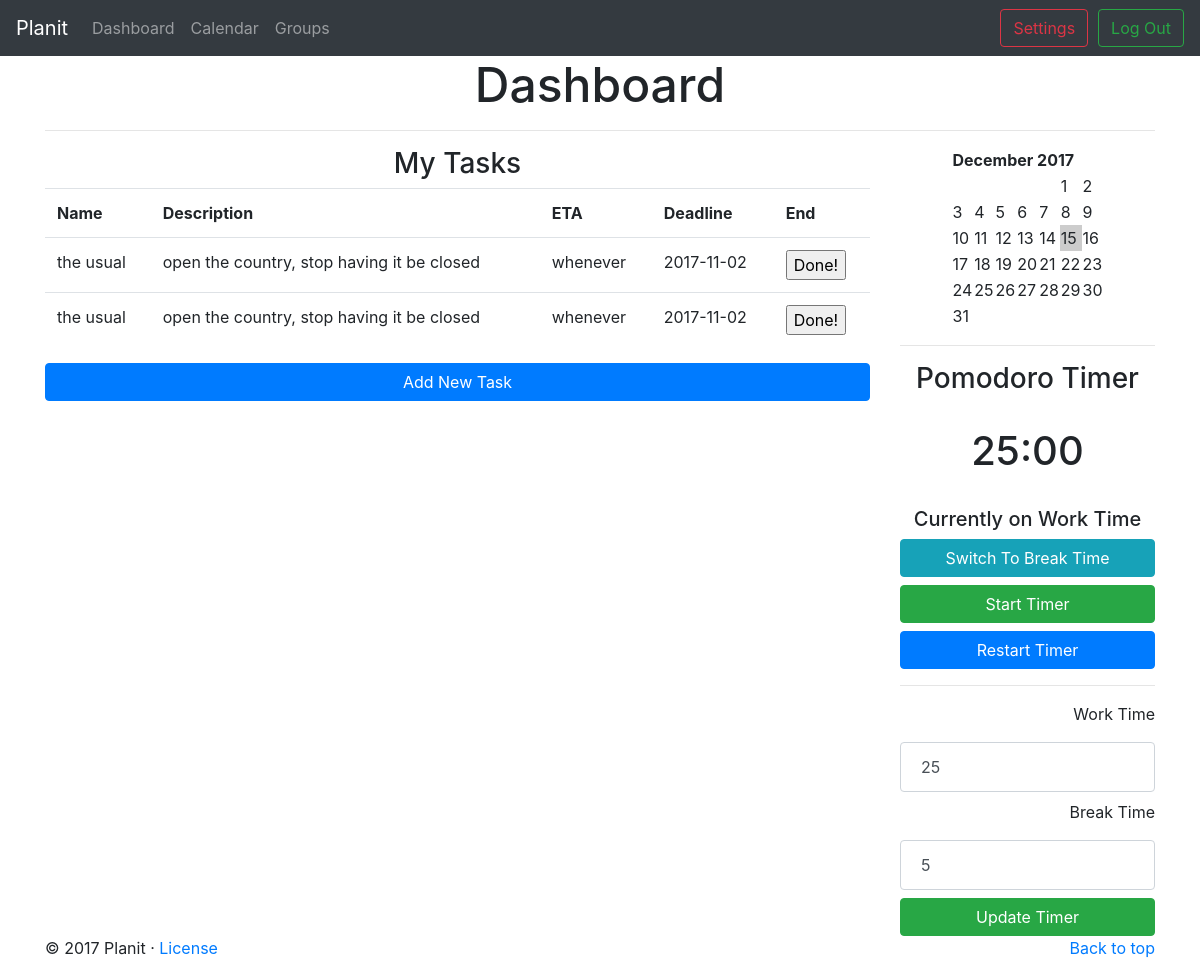
/content/dashboard.php (signed in), run on an earlier commit of the app's database.
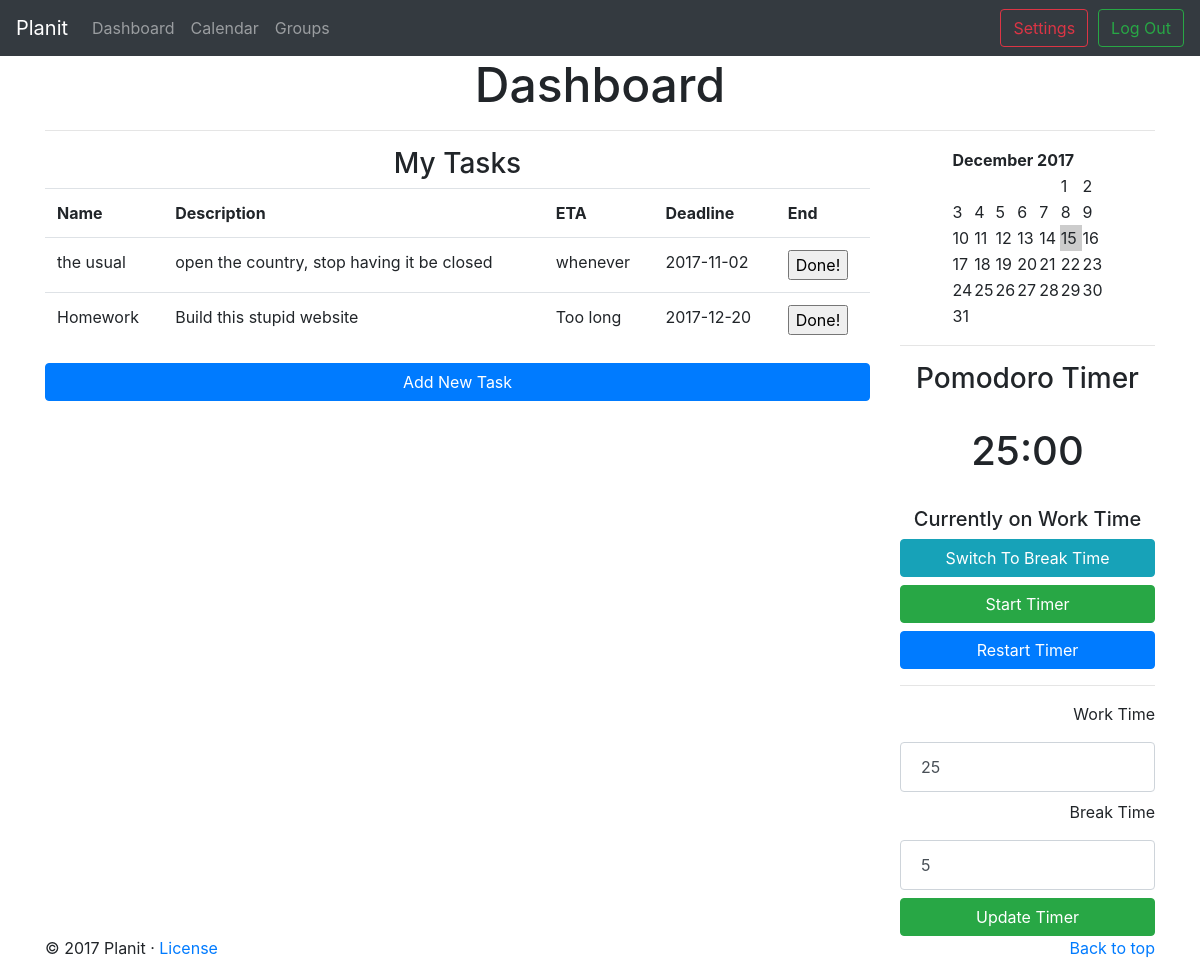
And on a later commit of the database.
### tables this page shows
create table if not exists `tasks` (
	`task_id` integer auto_increment primary key,
	`username` char(40) references users(username),
	`task_name` varchar(40) not null,
	`deadline` datetime,
	`description` varchar(140),
	`ETA` varchar(40),
    `complete` tinyint(1) not null default 0
);

### php/load_tasks.php (the view, shortened to what this page needs)
<?php
    $connection = mysqli_connect('localhost', 'root', 'password', 'planit');
    $query = "SELECT * FROM tasks WHERE username = '{$_SESSION['login_user']}'";
    $resultset = mysqli_query($connection,$query);
    echo "<table class = \"table\">";
    echo "<tr>";
    echo "<th>Name</th>";
    echo "<th>Description</th>";
    echo "<th>ETA</th>";
    echo "<th>Deadline</th>";
    echo "<th>End</th>";
    echo "</tr>";
    while ($row = mysqli_fetch_array($resultset, MYSQLI_NUM)) {
        if($row[6] == 0){
            echo "<tr>";
            echo "<td>$row[2]</td>";
            echo "<td>$row[4]</td>";
            echo "<td>$row[5]</td>";
            $dateString = explode(" ", $row[3]);
            echo "<td>$dateString[0]</td>";
            echo "<td><input type=\"submit\" class=\"button\" name=\"".$row[0]."\" value=\"Done!\"/></td>";
            echo "</tr>";
        }
    }
    echo "</table>";
?>

### content/dashboard.php (shortened to what this page needs)
<!DOCTYPE html>
<html>
<head>
    <?php
        include('../templates/headercontent.php')
    ?>
</head>
<body>
    <?php
        include('../templates/navbar.php');
    ?>
    <div class="container">
        <h1 class="text-center">
            <font size="7">Dashboard</font>
        </h1>
        <hr>
        <div class="row">
            <div class="col-md-9">
                <h3 class="text-center">My Tasks</h3>
                <div class="table-responsive">
                    <?php
                        include('../php/load_tasks.php');
                    ?>
                </div>
                <button id = "new_task_button" class="btn btn-block btn-primary" type="button" data-toggle="modal" data-target="#taskModal">Add New Task</button>
            </div>
            <div class="col-md-3" align='right'>
                <?php
                    include('../php/tiny_calendar.php');
                ?>
                <hr>
                <h3 class="text-center">Pomodoro Timer</h3>
                <br>
                <h1 class="text-center" id="timer-text">00:00</h1>
                <br>
                <h5 class="text-center" id="timeIndicator">Currently on Work Time</h5>
                <button class="btn btn-block btn-top btn-info" id="toggleWork">Switch To Break Time</button>
                <button class="btn btn-block btn-top btn-success" id="pauseBtn">Start Timer</button>
                <button class="btn btn-block btn-top btn-primary" id="restartBtn">Restart Timer</button>
                <hr>
                <label for="workTime">Work Time</label>
                <input type="text" id="workTime" min=1 max=60 value="25" class="form-control">
                <label for="breakTime">Break Time</label>
                <input type="text" id="breakTime" min=1 max=60 value="5" class="form-control">
                <button class="btn btn-block btn-success" id="updateBtn">Update Timer</button>
            </div>
        </div>
        <?php
            include('../templates/footerCopy.php');
          ?>
    </div>
</body>
</html>

### templates/headercontent.php (shortened to what this page needs)
<link href="https://maxcdn.bootstrapcdn.com/bootstrap/4.0.0-beta/css/bootstrap.min.css" rel="stylesheet">
<link href='https://cdnjs.cloudflare.com/ajax/libs/fullcalendar/3.7.0/fullcalendar.min.css' rel='stylesheet' />
<link href='https://cdnjs.cloudflare.com/ajax/libs/fullcalendar/3.7.0/fullcalendar.print.css' rel='stylesheet' media='print' />
<link href="../css/main.css" rel="stylesheet">

### templates/navbar.php (shortened to what this page needs)
<nav class="navbar navbar-expand-md navbar-dark bg-dark">
<?php
    if(isset($_SESSION["login_user"]))
    {
        echo "
            <a class=\"navbar-brand\" href=\"../content/dashboard.php\">Planit</a>
            <button class=\"navbar-toggler\" type=\"button\" data-toggle=\"collapse\" data-target=\"#navbarCollapse\" aria-controls=\"navbarCollapse\" aria-expanded=\"false\" aria-label=\"Toggle navigation\">
                <span class=\"navbar-toggler-icon\"></span>
            </button>
            <div class=\"collapse navbar-collapse\" id=\"navbarCollapse\">
                <ul class=\"navbar-nav mr-auto\">
                    <li class=\"nav-item\">
                        <a class=\"nav-link\" href=\"../content/dashboard.php\">Dashboard</a>
                    </li>
                    <li class=\"nav-item\">
                        <a class=\"nav-link\" href=\"../content/calendar.php\">Calendar</a>
                    </li>
                    <li class=\"nav-item\">
                        <a class=\"nav-link\" href=\"../content/manage_groups.php\">Groups</a>
                    </li>
                </ul>
                <form action=\"../content/settings.php\" method=\"post\">
                    <button type=\"submit\" id=\"settings_button\" class=\"btn btn-outline-danger\" style=\"margin-right:10px;\">Settings</button>
		        </form>
                <form action=\"../php/logout.php\" method=\"post\">
                    <button type=\"submit\" id=\"logout_button\" class=\"btn btn-outline-success my-2 my-sm-0\">Log Out</button>
                </form>
            </div>";
    }
?>
</nav>

### php/tiny_calendar.php
<?php
    $now = getdate(time());
    $time = mktime(0,0,0, $now['mon'], 1, $now['year']);
    $date = getdate($time);
    $dayTotal = date('t', mktime(0,0,0,$date['mon'], 1,$date['year']));
    print '<table style="margin: 0px auto;"><tr><td colspan="7"><strong>' . $date['month'] . '</strong><strong>    ' . $date['year'] . '</strong></td></tr>';
    for ($i = 0; $i < 6; $i++) {
        print '<tr>';
        for ($j = 1; $j <= 7; $j++) {
            $dayNum = $j + $i*7 - $date['wday'];
            print '<td';
            if ($dayNum > 0 && $dayNum <= $dayTotal) {
                print ($dayNum == $now['mday']) ? ' style="background: #ccc;">' : '>';
                print $dayNum;
            }
            else {
                print '>';
            }
            print '</td>';
        }
        print '</tr>';
        if ($dayNum >= $dayTotal && $i != 6)
            break;
    }
    print '</table>';
?>

### templates/footerCopy.php (shortened to what this page needs)
<footer>
    <p class="float-right"><a href="#">Back to top</a></p>
    <p>&copy; 2017 Planit &middot; <a href="#licenseModal" role="button" data-toggle="modal">License</a></p>
</footer>

### css/main.css (style rules this page uses)
input[type=text], input[type=password], input[type=email], input[type=time] { padding: 12px 20px; margin: 8px 0; }
.btn-top { margin-top: 5px; }

What changed in the data, as far as the page shows it:
no longer on this page (row edited): tasks: task_name "the usual", description "open the country, stop having it be closed", ETA "whenever", deadline "2017-11-02"
now on this page (row edited): tasks: task_name "Homework", description "Build this stupid website", ETA "Too long", deadline "2017-12-20"
